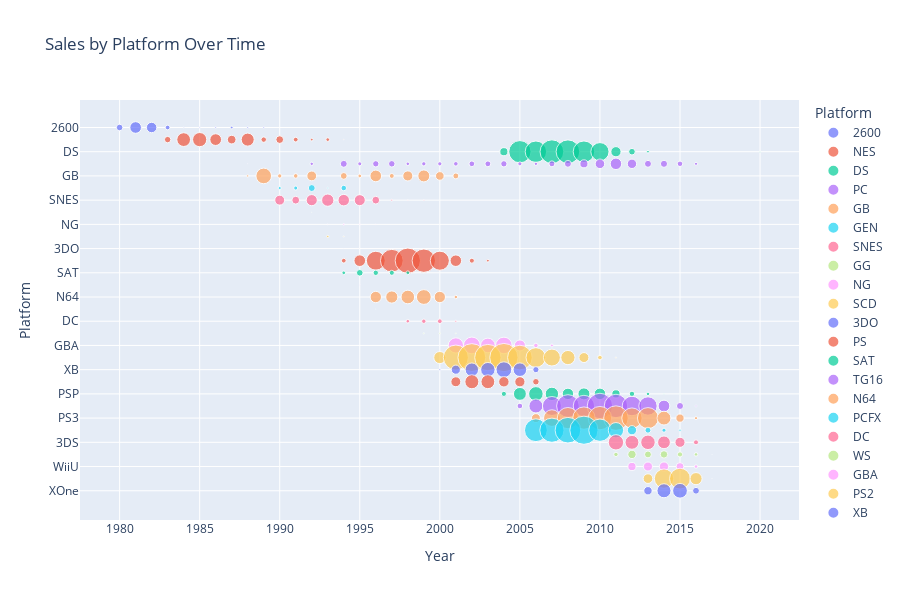

Notebook code cell kept with this figure:
### Code cell
bubble_data = df.groupby(['Year', 'Platform'])['Global_Sales'].sum().reset_index()
fig = px.scatter(bubble_data, x='Year', y='Platform', size='Global_Sales',
                 color='Platform', title="Sales by Platform Over Time",
                 height=600)
fig.show()

### Figure 1 — Plotly figure (JSON) as saved in the notebook; plotly's stock layout.template omitted (floating-point values rounded to 4 significant figures)
{"data": [{"hovertemplate": "Platform=%{y}<br>Year=%{x}<br>Global_Sales=%{marker.size}<extra></extra>", "legendgroup": "2600", "marker": {"color": "#636efa", "size": [11.38, 35.77, 28.86, 5.83, 0.27, 0.45, 0.66, 1.98, 0.75, 0.62], "sizemode": "area", "sizeref": 0.5294, "symbol": "circle"}, "mode": "markers", "name": "2600", "orientation": "h", "showlegend": true, "type": "scatter", "x": [1980, 1981, 1982, 1983, 1984, 1985, 1986, 1987, 1988, 1989], "xaxis": "x", "y": ["2600", "2600", "2600", "2600", "2600", "2600", "2600", "2600", "2600", "2600"], "yaxis": "y"}, {"hovertemplate": "Platform=%{y}<br>Year=%{x}<br>Global_Sales=%{marker.size}<extra></extra>", "legendgroup": "NES", "marker": {"color": "#EF553B", "size": [10.96, 50.09, 53.44, 36.41, 19.76, 45.01, 7.85, 15.74, 6.11, 1.98, 3.61, 0.11], "sizemode": "area", "sizeref": 0.5294, "symbol": "circle"}, "mode": "markers", "name": "NES", "orientation": "h", "showlegend": true, "type": "scatter", "x": [1983, 1984, 1985, 1986, 1987, 1988, 1989, 1990, 1991, 1992, 1993, 1994], "xaxis": "x", "y": ["NES", "NES", "NES", "NES", "NES", "NES", "NES", "NES", "NES", "NES", "NES", "NES"], "yaxis": "y"}, {"hovertemplate": "Platform=%{y}<br>Year=%{x}<br>Global_Sales=%{marker.size}<extra></extra>", "legendgroup": "DS", "marker": {"color": "#00cc96", "size": [0.02, 17.46, 131.4, 121.2, 149.4, 147.9, 122.0, 87.98, 27.8, 11.59, 1.96, 0.02, 0.29], "sizemode": "area", "sizeref": 0.5294, "symbol": "circle"}, "mode": "markers", "name": "DS", "orientation": "h", "showlegend": true, "type": "scatter", "x": [1985, 2004, 2005, 2006, 2007, 2008, 2009, 2010, 2011, 2012, 2013, 2014, 2020], "xaxis": "x", "y": ["DS", "DS", "DS", "DS", "DS", "DS", "DS", "DS", "DS", "DS", "DS", "DS", "DS"], "yaxis": "y"}, {"hovertemplate": "Platform=%{y}<br>Year=%{x}<br>Global_Sales=%{marker.size}<extra></extra>", "legendgroup": "PC", "marker": {"color": "#ab63fa", "size": [0.03, 0.03, 3.02, 12.85, 4.23, 10.59, 11.26, 3.28, 4.75, 4.68, 5.51, 8.6, 8.96, 10.46, 4.47, 2.97, 9.4, 12.67, 17.16, 24.3, 35.06, 23.53, 12.83, 13.39, 8.07, 2.6], "sizemode": "area", "sizeref": 0.5294, "symbol": "circle"}, "mode": "markers", "name": "PC", "orientation": "h", "showlegend": true, "type": "scatter", "x": [1985, 1988, 1992, 1994, 1995, 1996, 1997, 1998, 1999, 2000, 2001, 2002, 2003, 2004, 2005, 2006, 2007, 2008, 2009, 2010, 2011, 2012, 2013, 2014, 2015, 2016], "xaxis": "x", "y": ["PC", "PC", "PC", "PC", "PC", "PC", "PC", "PC", "PC", "PC", "PC", "PC", "PC", "PC", "PC", "PC", "PC", "PC", "PC", "PC", "PC", "PC", "PC", "PC", "PC", "PC"], "yaxis": "y"}, {"hovertemplate": "Platform=%{y}<br>Year=%{x}<br>Global_Sales=%{marker.size}<extra></extra>", "legendgroup": "GB", "marker": {"color": "#FFA15A", "size": [1.43, 64.98, 4.89, 5.57, 25.48, 12.17, 3.6, 36.02, 6.37, 26.9, 38.01, 19.76, 9.24], "sizemode": "area", "sizeref": 0.5294, "symbol": "circle"}, "mode": "markers", "name": "GB", "orientation": "h", "showlegend": true, "type": "scatter", "x": [1988, 1989, 1990, 1991, 1992, 1994, 1995, 1996, 1997, 1998, 1999, 2000, 2001], "xaxis": "x", "y": ["GB", "GB", "GB", "GB", "GB", "GB", "GB", "GB", "GB", "GB", "GB", "GB", "GB"], "yaxis": "y"}, {"hovertemplate": "Platform=%{y}<br>Year=%{x}<br>Global_Sales=%{marker.size}<extra></extra>", "legendgroup": "GEN", "marker": {"color": "#19d3f3", "size": [2.6, 4.34, 12.66, 0.65, 8.11], "sizemode": "area", "sizeref": 0.5294, "symbol": "circle"}, "mode": "markers", "name": "GEN", "orientation": "h", "showlegend": true, "type": "scatter", "x": [1990, 1991, 1992, 1993, 1994], "xaxis": "x", "y": ["GEN", "GEN", "GEN", "GEN", "GEN"], "yaxis": "y"}, {"hovertemplate": "Platform=%{y}<br>Year=%{x}<br>Global_Sales=%{marker.size}<extra></extra>", "legendgroup": "SNES", "marker": {"color": "#FF6692", "size": [26.16, 16.21, 32.98, 40.01, 35.08, 32.21, 15.93, 0.99, 0.22, 0.26], "sizemode": "area", "sizeref": 0.5294, "symbol": "circle"}, "mode": "markers", "name": "SNES", "orientation": "h", "showlegend": true, "type": "scatter", "x": [1990, 1991, 1992, 1993, 1994, 1995, 1996, 1997, 1998, 1999], "xaxis": "x", "y": ["SNES", "SNES", "SNES", "SNES", "SNES", "SNES", "SNES", "SNES", "SNES", "SNES"], "yaxis": "y"}, {"hovertemplate": "Platform=%{y}<br>Year=%{x}<br>Global_Sales=%{marker.size}<extra></extra>", "legendgroup": "GG", "marker": {"color": "#B6E880", "size": [0.04], "sizemode": "area", "sizeref": 0.5294, "symbol": "circle"}, "mode": "markers", "name": "GG", "orientation": "h", "showlegend": true, "type": "scatter", "x": [1992], "xaxis": "x", "y": ["GG"], "yaxis": "y"}, {"hovertemplate": "Platform=%{y}<br>Year=%{x}<br>Global_Sales=%{marker.size}<extra></extra>", "legendgroup": "NG", "marker": {"color": "#FF97FF", "size": [0.21, 0.8, 0.33, 0.1], "sizemode": "area", "sizeref": 0.5294, "symbol": "circle"}, "mode": "markers", "name": "NG", "orientation": "h", "showlegend": true, "type": "scatter", "x": [1993, 1994, 1995, 1996], "xaxis": "x", "y": ["NG", "NG", "NG", "NG"], "yaxis": "y"}, {"hovertemplate": "Platform=%{y}<br>Year=%{x}<br>Global_Sales=%{marker.size}<extra></extra>", "legendgroup": "SCD", "marker": {"color": "#FECB52", "size": [1.5, 0.37], "sizemode": "area", "sizeref": 0.5294, "symbol": "circle"}, "mode": "markers", "name": "SCD", "orientation": "h", "showlegend": true, "type": "scatter", "x": [1993, 1994], "xaxis": "x", "y": ["SCD", "SCD"], "yaxis": "y"}, {"hovertemplate": "Platform=%{y}<br>Year=%{x}<br>Global_Sales=%{marker.size}<extra></extra>", "legendgroup": "3DO", "marker": {"color": "#636efa", "size": [0.02, 0.08], "sizemode": "area", "sizeref": 0.5294, "symbol": "circle"}, "mode": "markers", "name": "3DO", "orientation": "h", "showlegend": true, "type": "scatter", "x": [1994, 1995], "xaxis": "x", "y": ["3DO", "3DO"], "yaxis": "y"}, {"hovertemplate": "Platform=%{y}<br>Year=%{x}<br>Global_Sales=%{marker.size}<extra></extra>", "legendgroup": "PS", "marker": {"color": "#EF553B", "size": [6.02, 35.92, 94.68, 136.1, 169.6, 144.6, 96.28, 35.52, 6.69, 2.05], "sizemode": "area", "sizeref": 0.5294, "symbol": "circle"}, "mode": "markers", "name": "PS", "orientation": "h", "showlegend": true, "type": "scatter", "x": [1994, 1995, 1996, 1997, 1998, 1999, 2000, 2001, 2002, 2003], "xaxis": "x", "y": ["PS", "PS", "PS", "PS", "PS", "PS", "PS", "PS", "PS", "PS"], "yaxis": "y"}, {"hovertemplate": "Platform=%{y}<br>Year=%{x}<br>Global_Sales=%{marker.size}<extra></extra>", "legendgroup": "SAT", "marker": {"color": "#00cc96", "size": [3.64, 11.58, 7.69, 6.77, 3.82, 0.09], "sizemode": "area", "sizeref": 0.5294, "symbol": "circle"}, "mode": "markers", "name": "SAT", "orientation": "h", "showlegend": true, "type": "scatter", "x": [1994, 1995, 1996, 1997, 1998, 1999], "xaxis": "x", "y": ["SAT", "SAT", "SAT", "SAT", "SAT", "SAT"], "yaxis": "y"}, {"hovertemplate": "Platform=%{y}<br>Year=%{x}<br>Global_Sales=%{marker.size}<extra></extra>", "legendgroup": "TG16", "marker": {"color": "#ab63fa", "size": [0.16], "sizemode": "area", "sizeref": 0.5294, "symbol": "circle"}, "mode": "markers", "name": "TG16", "orientation": "h", "showlegend": true, "type": "scatter", "x": [1995], "xaxis": "x", "y": ["TG16"], "yaxis": "y"}, {"hovertemplate": "Platform=%{y}<br>Year=%{x}<br>Global_Sales=%{marker.size}<extra></extra>", "legendgroup": "N64", "marker": {"color": "#FFA15A", "size": [34.11, 39.51, 49.28, 57.96, 34.01, 3.26, 0.08], "sizemode": "area", "sizeref": 0.5294, "symbol": "circle"}, "mode": "markers", "name": "N64", "orientation": "h", "showlegend": true, "type": "scatter", "x": [1996, 1997, 1998, 1999, 2000, 2001, 2002], "xaxis": "x", "y": ["N64", "N64", "N64", "N64", "N64", "N64", "N64"], "yaxis": "y"}, {"hovertemplate": "Platform=%{y}<br>Year=%{x}<br>Global_Sales=%{marker.size}<extra></extra>", "legendgroup": "PCFX", "marker": {"color": "#19d3f3", "size": [0.03], "sizemode": "area", "sizeref": 0.5294, "symbol": "circle"}, "mode": "markers", "name": "PCFX", "orientation": "h", "showlegend": true, "type": "scatter", "x": [1996], "xaxis": "x", "y": ["PCFX"], "yaxis": "y"}, {"hovertemplate": "Platform=%{y}<br>Year=%{x}<br>Global_Sales=%{marker.size}<extra></extra>", "legendgroup": "DC", "marker": {"color": "#FF6692", "size": [3.39, 5.17, 5.99, 1.07, 0.29, 0.02, 0.04], "sizemode": "area", "sizeref": 0.5294, "symbol": "circle"}, "mode": "markers", "name": "DC", "orientation": "h", "showlegend": true, "type": "scatter", "x": [1998, 1999, 2000, 2001, 2002, 2007, 2008], "xaxis": "x", "y": ["DC", "DC", "DC", "DC", "DC", "DC", "DC"], "yaxis": "y"}, {"hovertemplate": "Platform=%{y}<br>Year=%{x}<br>Global_Sales=%{marker.size}<extra></extra>", "legendgroup": "WS", "marker": {"color": "#B6E880", "size": [0.46, 0.68, 0.28], "sizemode": "area", "sizeref": 0.5294, "symbol": "circle"}, "mode": "markers", "name": "WS", "orientation": "h", "showlegend": true, "type": "scatter", "x": [1999, 2000, 2001], "xaxis": "x", "y": ["WS", "WS", "WS"], "yaxis": "y"}, {"hovertemplate": "Platform=%{y}<br>Year=%{x}<br>Global_Sales=%{marker.size}<extra></extra>", "legendgroup": "GBA", "marker": {"color": "#FF97FF", "size": [0.06, 61.62, 74.38, 56.73, 72.79, 32.47, 5.35, 2.22], "sizemode": "area", "sizeref": 0.5294, "symbol": "circle"}, "mode": "markers", "name": "GBA", "orientation": "h", "showlegend": true, "type": "scatter", "x": [2000, 2001, 2002, 2003, 2004, 2005, 2006, 2007], "xaxis": "x", "y": ["GBA", "GBA", "GBA", "GBA", "GBA", "GBA", "GBA", "GBA"], "yaxis": "y"}, {"hovertemplate": "Platform=%{y}<br>Year=%{x}<br>Global_Sales=%{marker.size}<extra></extra>", "legendgroup": "PS2", "marker": {"color": "#FECB52", "size": [39.11, 166.4, 205.4, 184.3, 211.8, 160.7, 103.4, 76, 53.83, 26.45, 5.63, 0.47], "sizemode": "area", "sizeref": 0.5294, "symbol": "circle"}, "mode": "markers", "name": "PS2", "orientation": "h", "showlegend": true, "type": "scatter", "x": [2000, 2001, 2002, 2003, 2004, 2005, 2006, 2007, 2008, 2009, 2010, 2011], "xaxis": "x", "y": ["PS2", "PS2", "PS2", "PS2", "PS2", "PS2", "PS2", "PS2", "PS2", "PS2", "PS2", "PS2"], "yaxis": "y"}, {"hovertemplate": "Platform=%{y}<br>Year=%{x}<br>Global_Sales=%{marker.size}<extra></extra>", "legendgroup": "XB", "marker": {"color": "#636efa", "size": [0.99, 22.24, 48.15, 55.16, 65.5, 49.17, 10.15, 0.55, 0.18], "sizemode": "area", "sizeref": 0.5294, "symbol": "circle"}, "mode": "markers", "name": "XB", "orientation": "h", "showlegend": true, "type": "scatter", "x": [2000, 2001, 2002, 2003, 2004, 2005, 2006, 2007, 2008], "xaxis": "x", "y": ["XB", "XB", "XB", "XB", "XB", "XB", "XB", "XB", "XB"], "yaxis": "y"}, {"hovertemplate": "Platform=%{y}<br>Year=%{x}<br>Global_Sales=%{marker.size}<extra></extra>", "legendgroup": "GC", "marker": {"color": "#EF553B", "size": [26.3, 51.93, 50.66, 28.89, 27.8, 11.29, 0.27], "sizemode": "area", "sizeref": 0.5294, "symbol": "circle"}, "mode": "markers", "name": "GC", "orientation": "h", "showlegend": true, "type": "scatter", "x": [2001, 2002, 2003, 2004, 2005, 2006, 2007], "xaxis": "x", "y": ["GC", "GC", "GC", "GC", "GC", "GC", "GC"], "yaxis": "y"}, {"hovertemplate": "Platform=%{y}<br>Year=%{x}<br>Global_Sales=%{marker.size}<extra></extra>", "legendgroup": "PSP", "marker": {"color": "#00cc96", "size": [7.13, 44.23, 55.85, 47.48, 34.68, 38.07, 35.11, 17.89, 7.72, 3.19, 0.24, 0.12], "sizemode": "area", "sizeref": 0.5294, "symbol": "circle"}, "mode": "markers", "name": "PSP", "orientation": "h", "showlegend": true, "type": "scatter", "x": [2004, 2005, 2006, 2007, 2008, 2009, 2010, 2011, 2012, 2013, 2014, 2015], "xaxis": "x", "y": ["PSP", "PSP", "PSP", "PSP", "PSP", "PSP", "PSP", "PSP", "PSP", "PSP", "PSP", "PSP"], "yaxis": "y"}, {"hovertemplate": "Platform=%{y}<br>Year=%{x}<br>Global_Sales=%{marker.size}<extra></extra>", "legendgroup": "X360", "marker": {"color": "#ab63fa", "size": [8.32, 51.88, 95.84, 135.8, 120.8, 171.1, 145.1, 100.9, 89.61, 36.41, 13.05, 0.83], "sizemode": "area", "sizeref": 0.5294, "symbol": "circle"}, "mode": "markers", "name": "X360", "orientation": "h", "showlegend": true, "type": "scatter", "x": [2005, 2006, 2007, 2008, 2009, 2010, 2011, 2012, 2013, 2014, 2015, 2016], "xaxis": "x", "y": ["X360", "X360", "X360", "X360", "X360", "X360", "X360", "X360", "X360", "X360", "X360", "X360"], "yaxis": "y"}, {"hovertemplate": "Platform=%{y}<br>Year=%{x}<br>Global_Sales=%{marker.size}<extra></extra>", "legendgroup": "PS3", "marker": {"color": "#FFA15A", "size": [21.07, 73.81, 119.7, 132.3, 144.4, 159.4, 109.5, 117.4, 50.96, 18.22, 2.59], "sizemode": "area", "sizeref": 0.5294, "symbol": "circle"}, "mode": "markers", "name": "PS3", "orientation": "h", "showlegend": true, "type": "scatter", "x": [2006, 2007, 2008, 2009, 2010, 2011, 2012, 2013, 2014, 2015, 2016], "xaxis": "x", "y": ["PS3", "PS3", "PS3", "PS3", "PS3", "PS3", "PS3", "PS3", "PS3", "PS3", "PS3"], "yaxis": "y"}, {"hovertemplate": "Platform=%{y}<br>Year=%{x}<br>Global_Sales=%{marker.size}<extra></extra>", "legendgroup": "Wii", "marker": {"color": "#19d3f3", "size": [137.9, 155.0, 174.2, 210.4, 131.8, 62.41, 22.77, 9.36, 4.44, 1.55], "sizemode": "area", "sizeref": 0.5294, "symbol": "circle"}, "mode": "markers", "name": "Wii", "orientation": "h", "showlegend": true, "type": "scatter", "x": [2006, 2007, 2008, 2009, 2010, 2011, 2012, 2013, 2014, 2015], "xaxis": "x", "y": ["Wii", "Wii", "Wii", "Wii", "Wii", "Wii", "Wii", "Wii", "Wii", "Wii"], "yaxis": "y"}, {"hovertemplate": "Platform=%{y}<br>Year=%{x}<br>Global_Sales=%{marker.size}<extra></extra>", "legendgroup": "3DS", "marker": {"color": "#FF6692", "size": [62.53, 51.14, 55.88, 43.13, 26.99, 6.6], "sizemode": "area", "sizeref": 0.5294, "symbol": "circle"}, "mode": "markers", "name": "3DS", "orientation": "h", "showlegend": true, "type": "scatter", "x": [2011, 2012, 2013, 2014, 2015, 2016], "xaxis": "x", "y": ["3DS", "3DS", "3DS", "3DS", "3DS", "3DS"], "yaxis": "y"}, {"hovertemplate": "Platform=%{y}<br>Year=%{x}<br>Global_Sales=%{marker.size}<extra></extra>", "legendgroup": "PSV", "marker": {"color": "#B6E880", "size": [5.15, 18.53, 12.69, 14.74, 7.1, 3.37, 0.02], "sizemode": "area", "sizeref": 0.5294, "symbol": "circle"}, "mode": "markers", "name": "PSV", "orientation": "h", "showlegend": true, "type": "scatter", "x": [2011, 2012, 2013, 2014, 2015, 2016, 2017], "xaxis": "x", "y": ["PSV", "PSV", "PSV", "PSV", "PSV", "PSV", "PSV"], "yaxis": "y"}, {"hovertemplate": "Platform=%{y}<br>Year=%{x}<br>Global_Sales=%{marker.size}<extra></extra>", "legendgroup": "WiiU", "marker": {"color": "#FF97FF", "size": [17.84, 21.84, 22.51, 16.38, 3.29], "sizemode": "area", "sizeref": 0.5294, "symbol": "circle"}, "mode": "markers", "name": "WiiU", "orientation": "h", "showlegend": true, "type": "scatter", "x": [2012, 2013, 2014, 2015, 2016], "xaxis": "x", "y": ["WiiU", "WiiU", "WiiU", "WiiU", "WiiU"], "yaxis": "y"}, {"hovertemplate": "Platform=%{y}<br>Year=%{x}<br>Global_Sales=%{marker.size}<extra></extra>", "legendgroup": "PS4", "marker": {"color": "#FECB52", "size": [24.76, 98.76, 115.3, 39.25, 0.03], "sizemode": "area", "sizeref": 0.5294, "symbol": "circle"}, "mode": "markers", "name": "PS4", "orientation": "h", "showlegend": true, "type": "scatter", "x": [2013, 2014, 2015, 2016, 2017], "xaxis": "x", "y": ["PS4", "PS4", "PS4", "PS4", "PS4"], "yaxis": "y"}, {"hovertemplate": "Platform=%{y}<br>Year=%{x}<br>Global_Sales=%{marker.size}<extra></extra>", "legendgroup": "XOne", "marker": {"color": "#636efa", "size": [18.6, 52.43, 57.66, 12.37], "sizemode": "area", "sizeref": 0.5294, "symbol": "circle"}, "mode": "markers", "name": "XOne", "orientation": "h", "showlegend": true, "type": "scatter", "x": [2013, 2014, 2015, 2016], "xaxis": "x", "y": ["XOne", "XOne", "XOne", "XOne"], "yaxis": "y"}], "layout": {"height": 600, "legend": {"itemsizing": "constant", "title": {"text": "Platform"}, "tracegroupgap": 0}, "title": {"text": "Sales by Platform Over Time"}, "xaxis": {"anchor": "y", "domain": [0, 1], "title": {"text": "Year"}}, "yaxis": {"anchor": "x", "categoryarray": ["XOne", "PS4", "WiiU", "PSV", "3DS", "Wii", "PS3", "X360", "PSP", "GC", "XB", "PS2", "GBA", "WS", "DC", "PCFX", "N64", "TG16", "SAT", "PS", "3DO", "SCD", "NG", "GG", "SNES", "GEN", "GB", "PC", "DS", "NES", "2600"], "categoryorder": "array", "domain": [0, 1], "title": {"text": "Platform"}}}}
